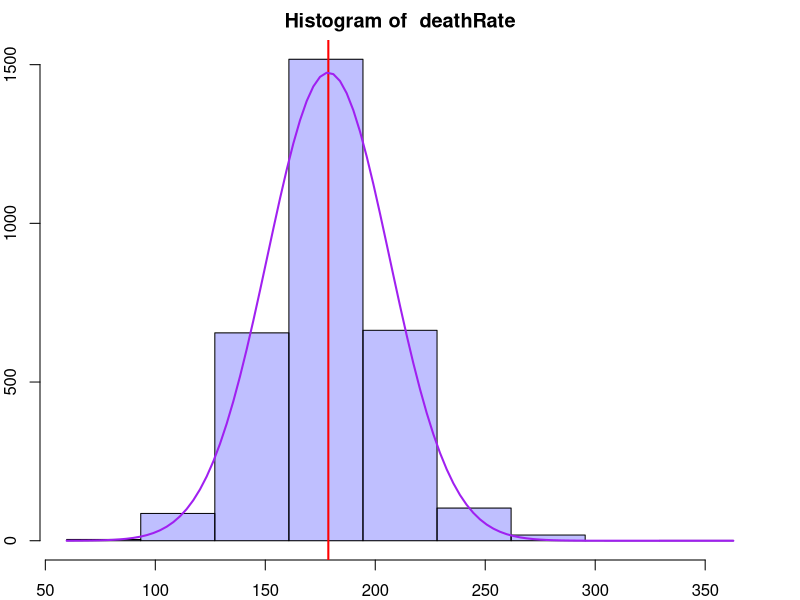
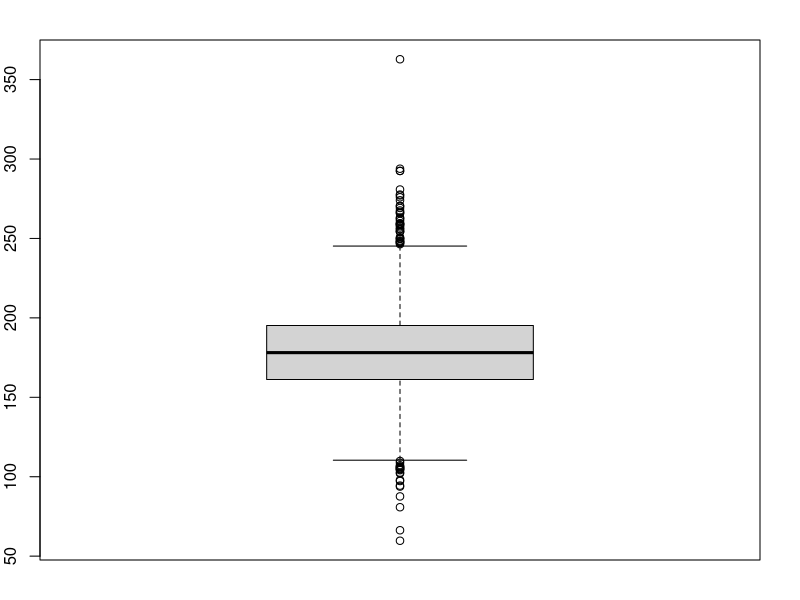
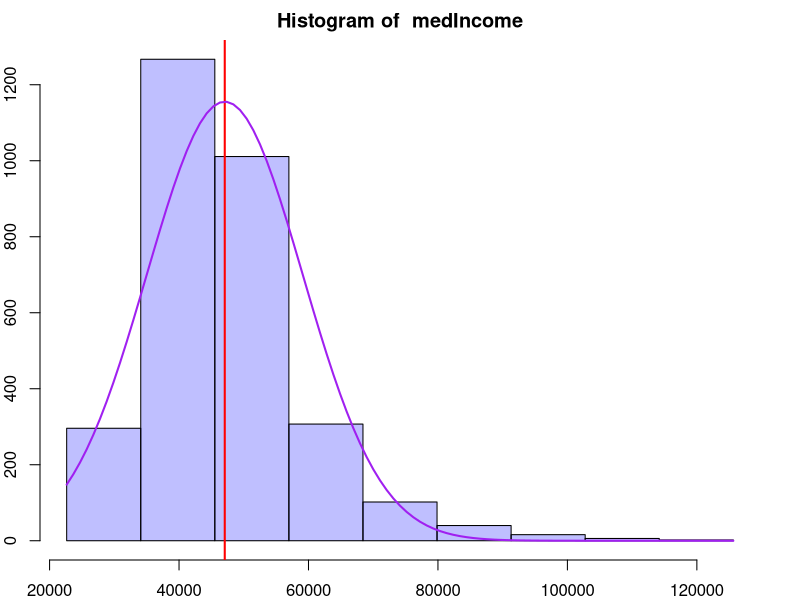
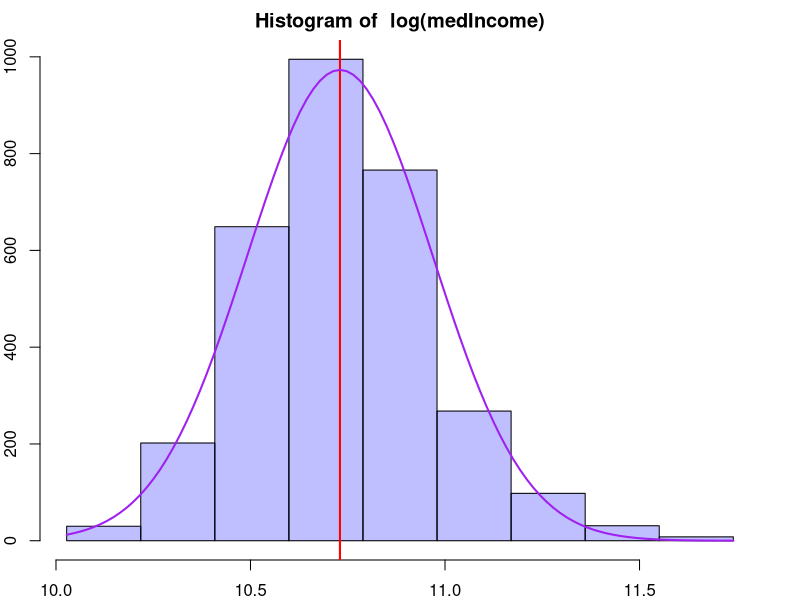
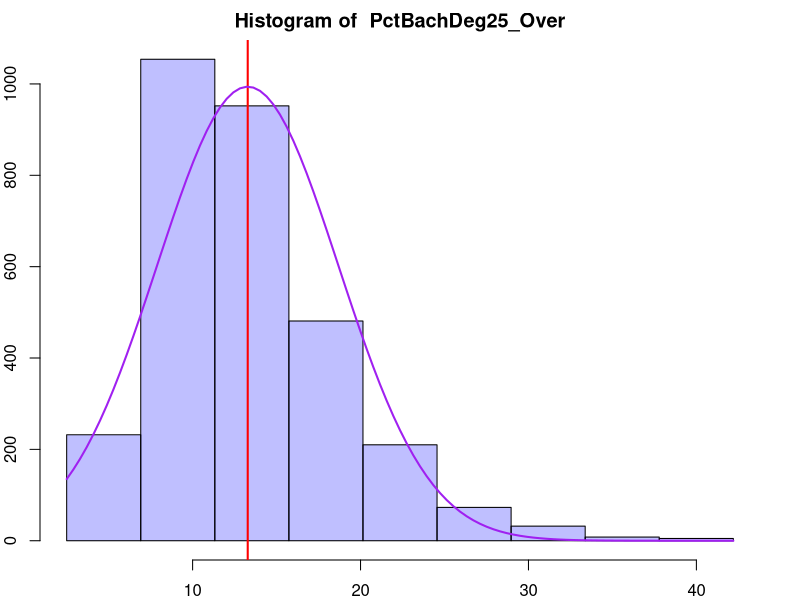
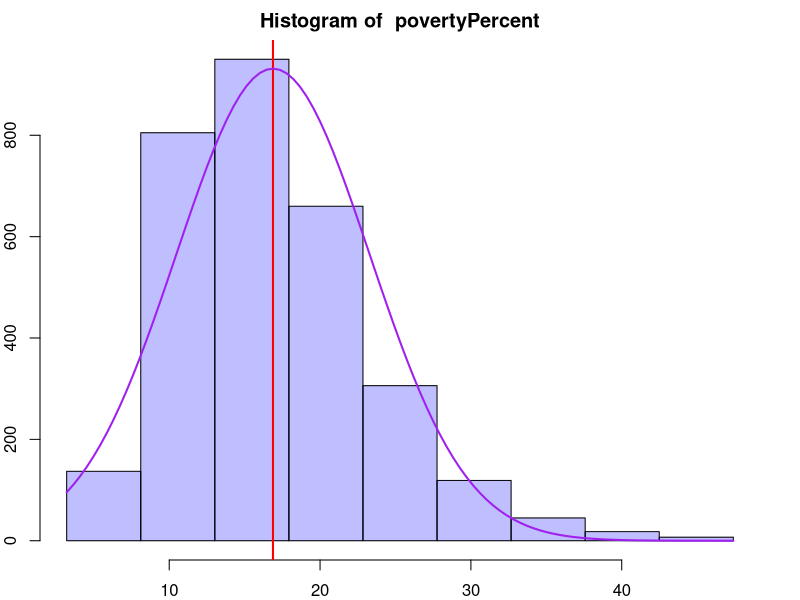
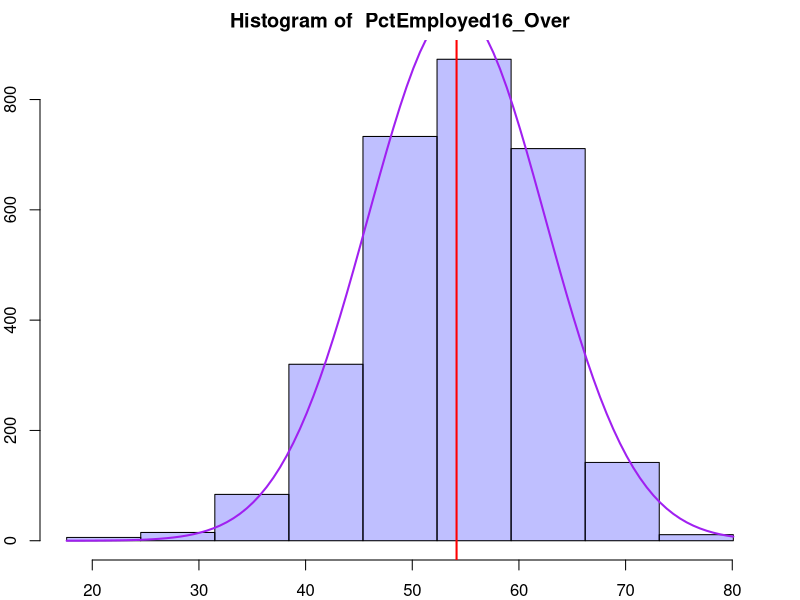
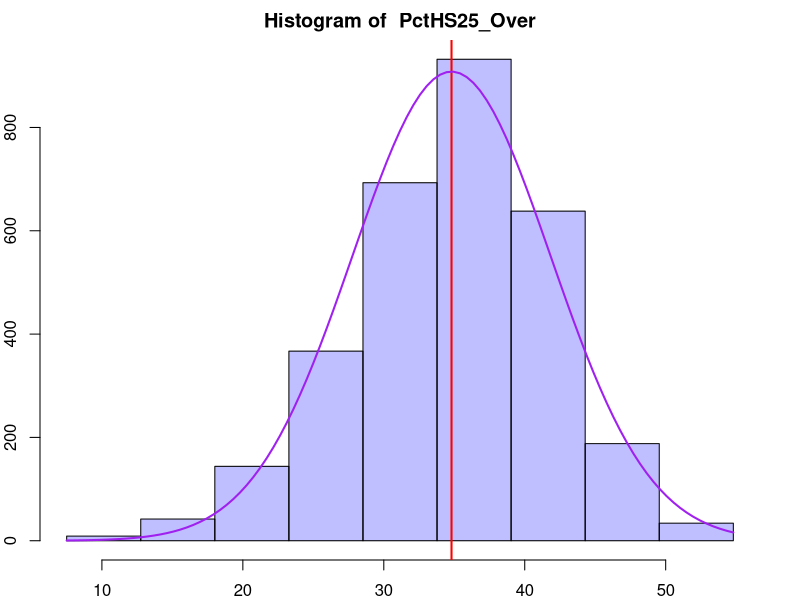

Here is the R script that generated these plots, in order:
## ---- chunk 1
knitr::opts_chunk$set(echo = TRUE)
## ---- chunk 2
setwd('~/Documents/MIDS/W203/hw/Lab_1/Cancer_EDA')
Cancer = read.csv('cancer.csv')
par(mar = rep(2, 4))
## ---- chunk 3
colnames(Cancer)
nrow(Cancer)
## ---- chunk 4
summary(Cancer)
attach(Cancer)
## ---- chunk 5
# convenient wrapper function for a prettier histogram
histWithNorm <- function(vec, name) {
  # calculate the breaks for the histogram
  vecMin <- min(vec, na.rm=TRUE)
  vecMax <- max(vec, na.rm=TRUE)
  breaks <- seq(vecMin, vecMax, length.out=10) 
  vecHist <- hist(vec, col=rgb(0,0,1,1/4), breaks=breaks, main=paste("Histogram of ", name), xlab=name)
  
  # add a red line down the mean
  vecMean <- mean(vec, na.rm=TRUE)
  abline(v = vecMean, col="red", lwd=2)
  
  # plot a normal distribution over the histogram to visually compare the distributions
  vecSd <- sd(vec, na.rm=TRUE)
  # create the domain. span 6 sd's centered at the mean
  x <- seq(vecMean - 3 * vecSd, vecMean + 3 * vecSd, length.out=100)
  # get the width between each break
  histWidth <- breaks[2] - breaks[1]
  # calculate the area of the histogram and use it as the scale factor
  scaleFactor <- sum(histWidth * vecHist$counts)
  curve(dnorm(x, mean=vecMean, sd=vecSd) * scaleFactor, add=TRUE, col="purple", lwd=2)
}
## ---- chunk 6
histWithNorm(deathRate, "deathRate")
boxplot(deathRate)
## ---- chunk 7
# function that counts the number of elements in a vector that satisfy the predicate
# convenient for checking certain sanity bounds and counting how many are out of the bounds
count.by <- function(vec, predicate) {
  yes <- 0
  no <- 0
  for (n in vec) {
    if (predicate(n)) {
      yes <- yes + 1
    } else {
      no <- no + 1
    }
  }
  return(c(yes, no))
}
## ---- chunk 8
count.by(AvgHouseholdSize, function(num) num < 1)
cleanAvgHouseholdSize <- AvgHouseholdSize >= 1
## ---- chunk 9
count.by(MedianAge, function(num) num >= 200)
cleanMedianAge <- MedianAge < 200
## ---- chunk 10
count.by(PctEmployed16_Over, is.na)
cleanPctEmployed16_Over <- !is.na(PctEmployed16_Over)
## ---- chunk 11
count.by(PctSomeCol18_24, is.na)
cleanPctSomeCol18_24 <- !is.na(PctSomeCol18_24)
## ---- chunk 12
histWithNorm(medIncome, "medIncome")
histWithNorm(log(medIncome), "log(medIncome)")
## ---- chunk 13
Cancer$logMedIncome <- log(medIncome)
## ---- chunk 14
histWithNorm(PctBachDeg25_Over, "PctBachDeg25_Over")
histWithNorm(povertyPercent, "povertyPercent")
histWithNorm(PctEmployed16_Over, "PctEmployed16_Over")
histWithNorm(PctHS25_Over, "PctHS25_Over")
histWithNorm(PctPublicCoverage, "PctPublicCoverage")
histWithNorm(PctPrivateCoverage, "PctPrivateCoverage")
histWithNorm(PctUnemployed16_Over, "PctUnemployed16_Over")
## ---- chunk 15
# some columns were added, so lets update the attached version
detach(Cancer)
attach(Cancer)
## ---- chunk 16
# get just the numeric columns
numericColumns <- sapply(Cancer, is.numeric)
NumericCancer <- Cancer[, numericColumns]
# get each correlations with each column
correlations <- apply(NumericCancer, 2, function(col) cor(col, deathRate))
correlations <- correlations[!is.na(correlations)]
## ---- chunk 17
# clean the  out of PctEmployed16_Over and calculate correlation
corPctEmployed16_Over <- cor(PctEmployed16_Over[cleanPctEmployed16_Over],
                             deathRate[cleanPctEmployed16_Over])
# append it to the vector of correlations and name the entry
correlations <- c(correlations, corPctEmployed16_Over)
names(correlations)[length(correlations)] <- "PctEmployed16_Over"

# add the rest of the cleaned variables
corPctSomeCol18_24 <- cor(PctSomeCol18_24[cleanPctSomeCol18_24],
                          deathRate[cleanPctSomeCol18_24])
correlations <- c(correlations, corPctSomeCol18_24)
names(correlations)[length(correlations)] <- "PctSomeCol18_24"

corAvgHouseholdSize <- cor(AvgHouseholdSize[cleanAvgHouseholdSize],
                           deathRate[cleanAvgHouseholdSize])
correlations <- c(correlations, corAvgHouseholdSize)
names(correlations)[length(correlations)] <- "cleanAvgHouseholdSize"

corMedianAge <- cor(MedianAge[cleanMedianAge],
                    deathRate[cleanMedianAge])
correlations <- c(correlations, corMedianAge)
names(correlations)[length(correlations)] <- "cleanMedianAge"
correlations
## ---- chunk 18
# sort them
correlations <- correlations[order(abs(correlations), decreasing=TRUE)]
# remove the cor of deathRate with itself, which is 1, and always the first element after sorting
correlations <- correlations[2:length(correlations)]
correlations <- correlations[abs(correlations) >= 0.3]
correlations
## ---- chunk 19
plotInfo <- function(vec, name, corr) {
  plot(vec, deathRate, cex=0.2, sub=paste("r = ", corr), xlab=name, main=paste("deathRate vs ", name))
}

for (i in 1:length(correlations)) {
  name <- names(correlations)[i]
  plotInfo(unlist(Cancer[name]), name, correlations[i])
}
